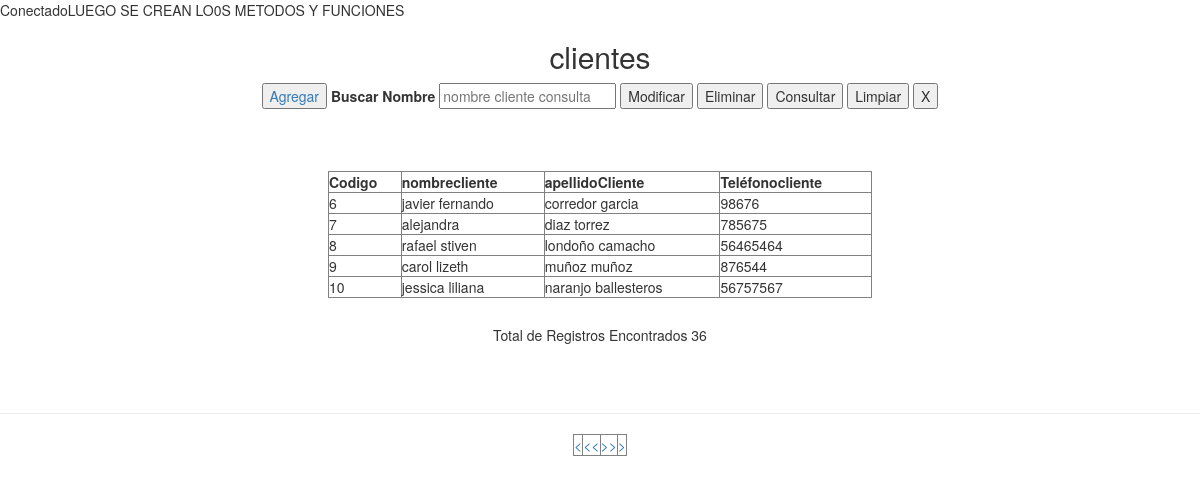
The app's page /vistas/Administrativo/clientelista.php?paginaNumero=1&totalArreglo=36 with its own data.
### tables this page shows
CREATE TABLE `cliente` (
  `codigoCliente` int(10) NOT NULL,
  `nombreCliente` varchar(20) NOT NULL,
  `apellidoCliente` varchar(20) NOT NULL,
  `telefonoCliente` int(10) NOT NULL
);

### vistas/Administrativo/clientelista.php (the view, shortened to what this page needs)
<?php
include("../../conexion/conexiones.php");
include("../../clases/administrativo/modelocliente.class.php");
?>
<?php
$correrPagina = $_SERVER["PHP_SELF"];
$maximoDatos = 5;
$paginaNumero = 0;
if(isset($_GET['paginaNumero'])){
   $paginaNumero = $_GET['paginaNumero'];
}
$inicia = $paginaNumero * $maximoDatos;
?>
<?php
if(isset($_POST['consulta']))
{
									$c = new Conexion();
									$cone = $c->conectar();
									$c = "select * from cliente where nombreCliente LIKE
									'%$obj->nombreCliente %' ";
                                    $limite =sprintf("%s limit %d, %d",$c, $inicia, $maximoDatos);
									$rs = mysqli_query($cone,$limite);
									$arreglo = mysqli_fetch_row($rs);
}else {
									$c = new Conexion();
									$cone = $c->conectar();
									$c = "select * from cliente ";
                                    $limite =sprintf("%s limit %d, %d",$c, $inicia, $maximoDatos);
}
?>
<?php
if(isset($_GET['totalArreglo'])){
	$totalArreglo = $_GET['totalArreglo'];
}
	else{
		$lista = mysqli_query($cone,$c);
		$totalArreglo = mysqli_num_rows($lista);
	}
$totalPagina = ceil($totalArreglo/$maximoDatos)-1;
?>
<?php
$cargarPagina = "";
$cargarPagina = sprintf("&totalArreglo=%d%s", $totalArreglo, $cargarPagina);
?>
<!DOCTYPE html>
<html lang="es">
  <head>
  </head>
  <body>
        <form action="" name="controlador.cliente.php"  method="POST">
        <center>
            <h2>clientes</h2>
			<div>
			  <a href="controlador.cliente.php"><input type="button" value="Agregar"></a>
			  <label for="nombrecliente">Buscar Nombre</label>
              <input type="text" id="nombreCliente" name="nombreCliente"   placeholder="nombre cliente consulta" >
			  <input type="submit" name="modifica" value="Modificar">
			  <input type="submit" name="elimina" value="Eliminar">
              <input type="submit" name="consulta" value="Consultar" onClick="return validar(this.form)">
			  <input type="submit" name="nuevo" value="Limpiar">
              <input type="submit" name="salir" value="X">
            </div>
        <br>
        <br>
        <br>
			</center>
			<center>
          <table width="544" border="1" >
                	<tr>
                    	<td><b>Codigo<b></td>
                        <td><b>nombrecliente</b></td>
						<td><b>apellidoCliente</b></td>
						<td><b>Teléfonocliente</b></td>
                    </tr>
                    <?php
									$c = new Conexion();
									$cone = $c->conectar();
                                   	$rs1 = mysqli_query($cone,$limite);
									$arreglo = mysqli_fetch_row($rs1);
					    do{
					?>
					<tr>
						<td><?php echo $arreglo[0] ?></td>
						<td><?php echo $arreglo[1] ?></td>
						<td><?php echo $arreglo[2] ?></td>
                        <td><?php echo $arreglo[3] ?></td>
					</tr>
					<?php
	 					}while($arreglo = mysqli_fetch_row($rs1))
					?>
                </table>
                <br>
                <h5><?php printf("Total de Registros Encontrados %d", $totalArreglo) ?></h5>
                <br>
                <br>
                <hr>
                <table border=1>
                <tr>
                <td><?php
                    if($paginaNumero > 0){
                ?> <a href="<?php printf("%s?paginaNumero=%d%s",$correrPagina,0,$cargarPagina) ?>" id="paginador"> < </a> <?php }?></td>
                <td><?php
                    if($paginaNumero > 0){
                ?> <a href="<?php printf("%s?paginaNumero=%d%s",$correrPagina, max(0,$paginaNumero-1),$cargarPagina) ?>" id="paginador" > << </a> <?php }?></td>
            <td><?php
                    if($paginaNumero < $totalPagina ){
                ?> <a href="<?php printf("%s?paginaNumero=%d%s",$correrPagina, min($totalPagina,$paginaNumero+1),$cargarPagina) ?>" id="paginador"> >> </a> <?php }?></td>
            <td><?php
                    if($paginaNumero < $totalPagina ){
                ?> <a href="<?php printf("%s?paginaNumero=%d%s",$correrPagina, $totalPagina,$cargarPagina) ?>" id="paginador"> ></a> <?php } ?></td>
                </tr>
				</table>
				</center>
          </form>
  </body>
</html>

### records on screen
cliente: codigoCliente "6", nombreCliente "javier fernando", apellidoCliente "corredor garcia", telefonoCliente "98676"
cliente: codigoCliente "7", nombreCliente "alejandra", apellidoCliente "diaz torrez", telefonoCliente "785675"
cliente: codigoCliente "8", nombreCliente "rafael stiven", apellidoCliente "londoño camacho", telefonoCliente "56465464"
cliente: codigoCliente "9", nombreCliente "carol lizeth", apellidoCliente "muñoz muñoz", telefonoCliente "876544"
cliente: codigoCliente "10", nombreCliente "jessica liliana", apellidoCliente "naranjo ballesteros", telefonoCliente "56757567"

### other values on screen
$totalArreglo "36"
